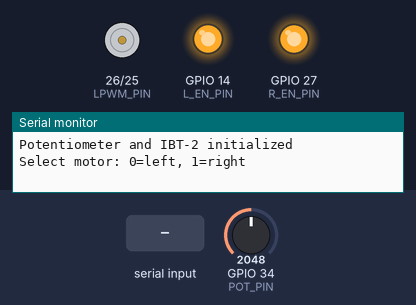
A sketch run on a simulated ESP32. Shown: motor-driver pin pairs drawn as motors (green arrow = first pin HIGH = forward, orange = second pin HIGH = backward, longer = more drive), output pins drawn as LEDs (lit = HIGH), the last lines printed to the serial monitor. Inputs (shaded band) come from the test bench; at power-on: GPIO 34 (POT_PIN) = 2048.

Above: at 1.0 s.
1.1 s: "f90\n" received over Serial
At 1.11 s:
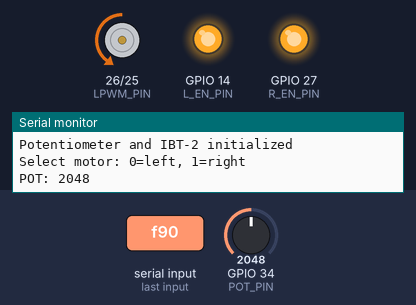
2.7 s: "30,150,10\n" received over Serial
At 3.9 s:
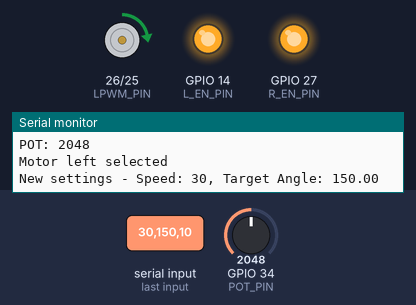
4.2 s: GPIO 34 (POT_PIN) set to 1228
At 4.8 s:
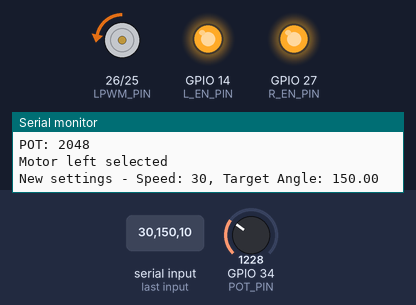
5.7 s: GPIO 34 (POT_PIN) set to 2040
At 6.3 s:
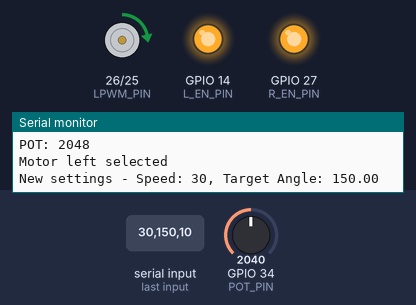
7.2 s: GPIO 34 (POT_PIN) set to 491
At 7.7 s:
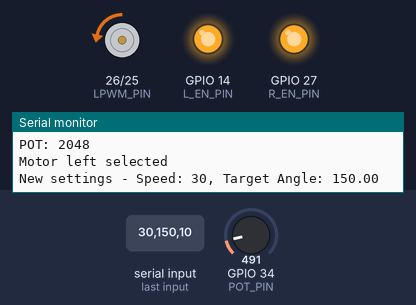
Timing chart, 0 to 10.2 s (numbered marks = the images above; inputs shaded):
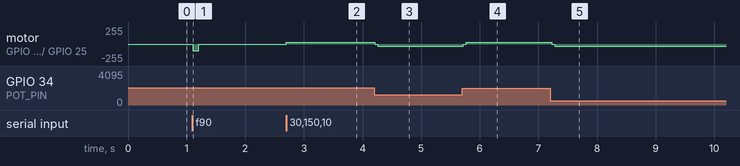

Measured:
- after the input at 1.1 s, motor on GPIO 26 (LPWM_PIN) / GPIO 25 (RPWM_PIN): stopped → backward 100/255 at once, → stopped 0.10 s later
- after the input at 2.7 s, motor on GPIO 26 (LPWM_PIN) / GPIO 25 (RPWM_PIN): stopped → forward 30/255 at once
- after the input at 4.2 s, motor on GPIO 26 (LPWM_PIN) / GPIO 25 (RPWM_PIN): forward 30/255 → backward 30/255 at once
- after the input at 5.7 s, motor on GPIO 26 (LPWM_PIN) / GPIO 25 (RPWM_PIN): backward 30/255 → forward 30/255 at once
- after the input at 7.2 s, motor on GPIO 26 (LPWM_PIN) / GPIO 25 (RPWM_PIN): forward 30/255 → backward 30/255 at once

The sketch:

dc_speed_direction_control.ino
```cpp
// Potentiometer pin
#define POT_PIN 34

// IBT-2 Motor Driver pins
#define RPWM_PIN 25  // Right PWM (forward)
#define LPWM_PIN 26  // Left PWM (backward)
#define R_EN_PIN 27  // Right Enable
#define L_EN_PIN 14  // Left Enable


// Global variables for serial input
int inputSpeed = 0;         // No default speed
float targetAngle = 0.0;    // No default target angle
bool parametersSet = false; // Flag to track if parameters have been set
int selectedMotor = -1;     // Motor selection: 0=left, 1=right, -1=not set
int manualSpeedPWM = 100;   // Speed for manual control during motor selection

// Potentiometer calibration range per motor
// Left motor (0):  0° = 3986, 180° = 1300
const int POT_LEFT_0   = 3986;
const int POT_LEFT_180 = 1300;
// Right motor (1): 0° = 64,   180° = 2751
const int POT_RIGHT_0   = 64;
const int POT_RIGHT_180 = 2751;

// Global variables for potentiometer reading (shared between tasks)
volatile float currentAngle = 0.0;

// Timing variable for periodic printing
unsigned long lastPrintTime = 0;


// Motor direction tracking for safety
enum MotorDirection {
  MOTOR_STOPPED,
  MOTOR_FORWARD,
  MOTOR_BACKWARD
};

MotorDirection currentDirection = MOTOR_STOPPED;


void setup() {
  Serial.begin(9600);

  // Initialize IBT-2 pins
  pinMode(RPWM_PIN, OUTPUT);
  pinMode(LPWM_PIN, OUTPUT);
  pinMode(R_EN_PIN, OUTPUT);
  pinMode(L_EN_PIN, OUTPUT);

  // Enable IBT-2
  digitalWrite(R_EN_PIN, HIGH);
  digitalWrite(L_EN_PIN, HIGH);


  Serial.println("Potentiometer and IBT-2 initialized");
  Serial.println("Select motor: 0=left, 1=right");

  // Wait for valid motor selection (manual control also works here)
  unsigned long lastPrompt = 0;
  unsigned long lastManualCommandTime = 0;
  while (selectedMotor < 0) {
    if (Serial.available() > 0) {
      char firstChar = Serial.peek();

      // Check if it's a manual command
      if (firstChar == 'f' || firstChar == 'b') {
        char cmd = Serial.read();
        lastManualCommandTime = millis();  // Update timestamp
        if (cmd == 'f') {
          analogWrite(RPWM_PIN, manualSpeedPWM);
          analogWrite(LPWM_PIN, 0);
        } else if (cmd == 'b') {
          analogWrite(RPWM_PIN, 0);
          analogWrite(LPWM_PIN, manualSpeedPWM);
        }
        int potValue = analogRead(POT_PIN);
        Serial.println("POT: " + String(potValue));
      }
      // Check if it's a digit (motor selection)
      else if (firstChar == '0' || firstChar == '1') {
        String input = Serial.readStringUntil('\n');
        input.trim();
        int motor = input.toInt();
        if (motor == 0 || motor == 1) {
          selectedMotor = motor;
          Serial.print("Motor ");
          Serial.print(selectedMotor == 0 ? "left" : "right");
          Serial.println(" selected");
        }
      }
      // Invalid input - consume and ignore
      else {
        Serial.read();
      }
    }

    // Stop motor if no manual command received within timeout (200ms)
    if (millis() - lastManualCommandTime > 50) {
      analogWrite(RPWM_PIN, 0);
      analogWrite(LPWM_PIN, 0);
    }

    if (millis() - lastPrompt > 2000) {
      Serial.println("Waiting for motor selection (0 left or 1 right)..."); //ATENTION!! add a led inficator to know the state (wating set mmotor)
      lastPrompt = millis();
    }
    delay(100);
  }


  // Create FreeRTOS task for potentiometer reading
  xTaskCreate(
    potentiometerTask,    // Task function
    "PotReader",          // Task name
    2048,                 // Stack size
    NULL,                 // Parameters
    1,                    // Priority
    NULL                  // Task handle
  );


}


void loop() {

  // Check for reset command
  if (Serial.available() > 0 && Serial.peek() == 'r') {
    Serial.read();
    Serial.println("Restarting...");
    delay(100);
    ESP.restart();
  }

  // Check for serial input — updates target even while moving
  if (Serial.available() > 0) {
    String input = Serial.readStringUntil('\n');
    input.trim();

    // Parse input format: "speed,angle" (e.g., "100,45")
    int commaIndex = input.indexOf(',');
    if (commaIndex > 0) {
      inputSpeed = input.substring(0, commaIndex).toInt();
      targetAngle = input.substring(commaIndex + 1).toFloat();
      parametersSet = true; // Mark that parameters have been set

      Serial.print("New settings - Speed: ");
      Serial.print(inputSpeed);
      Serial.print(", Target Angle: ");
      Serial.println(targetAngle);
    }
  }

  // Only move motor if we have valid potentiometer reading and parameters are set
  if (parametersSet) {
    positionMotor(inputSpeed);
  } else {
    // Keep motor stopped until parameters are set
    analogWrite(RPWM_PIN, 0);
    analogWrite(LPWM_PIN, 0);
  }

  delay(10);


}


// Safe motor control functions with direction tracking
void motorForward(int speed, float angle) {
  if (currentDirection == MOTOR_BACKWARD) {
    // Stop motor first if changing from backward to forward
    motorStop();
  }

  analogWrite(RPWM_PIN, speed);  // PWM speed (0-255)
  analogWrite(LPWM_PIN, 0);      // Stop reverse
  currentDirection = MOTOR_FORWARD;
}

void motorBackward(int speed, float angle) {
  if (currentDirection == MOTOR_FORWARD) {
    // Stop motor first if changing from forward to backward
    motorStop();
  }

  analogWrite(RPWM_PIN, 0);      // Stop forward
  analogWrite(LPWM_PIN, speed);  // PWM speed (0-255)
  currentDirection = MOTOR_BACKWARD;
}

void motorStop() {
  analogWrite(RPWM_PIN, 0);
  analogWrite(LPWM_PIN, 0);
  currentDirection = MOTOR_STOPPED;

  delay(50);//ATENTION!!! time to stop , to prevent damages!
}

// Function to position motor based on current and target angles
void positionMotor( int speed) {
  float angleDifference = currentAngle - targetAngle;

  if (abs(angleDifference) <= 5.0) {
    // Within ±5 degrees of target - stop motor
    motorStop();
    parametersSet = false;
  }
  else if (currentAngle > targetAngle) {
    // Current angle is greater than target - move forward
    motorForward(speed, currentAngle);
  }
  else {
    // Current angle is less than target - move backward
    motorBackward(speed, currentAngle);
  }
}

// FreeRTOS task for continuous potentiometer reading
void potentiometerTask(void *parameter) {
  while (true) {

    // Read potentiometer value and convert to angle (0-180)
    int potValue = analogRead(POT_PIN);

    if(selectedMotor == 1){
      currentAngle = map(potValue, POT_RIGHT_0, POT_RIGHT_180, 0, 180);
    }
    else if(selectedMotor == 0){
      currentAngle = map(potValue, POT_LEFT_0, POT_LEFT_180, 0, 180);
    }

    /*
    //ATENTION!!! the print generate a delay fail, put thi only when need debug
    Serial.print("Current position: ");
    Serial.println(currentAngle);
    */

    vTaskDelay(30 / portTICK_PERIOD_MS); // 5ms delay for high-frequency reading
  }
}
```
